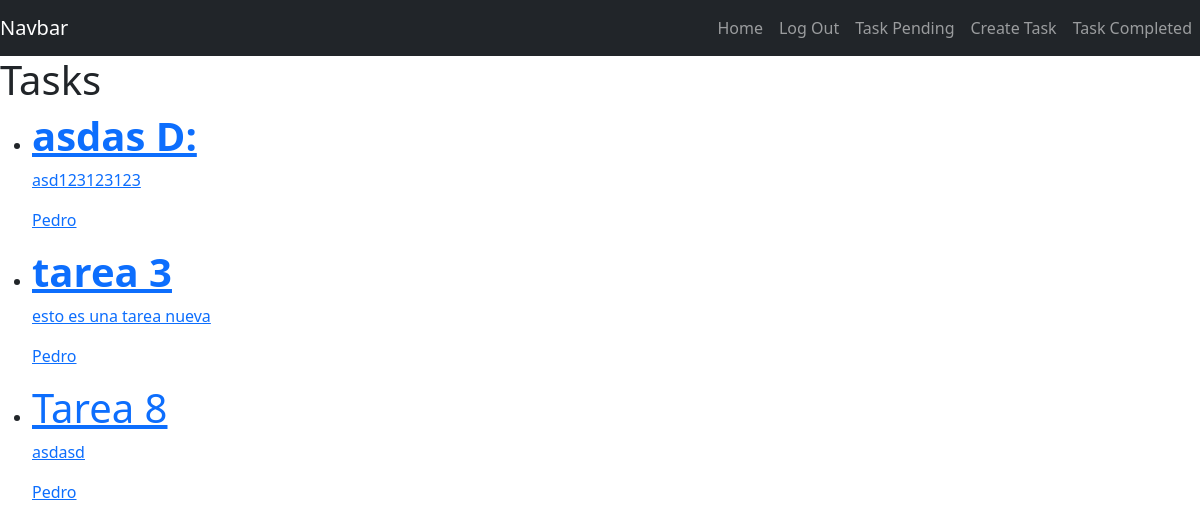
Screenshot of /tasks/ (signed in) with the database file from the repository.
### tasks/models.py (models this page shows, shortened)
class Task(models.Model):
    title = models.CharField(max_length=200)
    description = models.TextField(blank=True)
    created = models.DateTimeField(auto_now_add=True)
    datecompleted = models.DateTimeField(null=True, blank=True)
    important = models.BooleanField(default=False)
    user = models.ForeignKey(User, on_delete=models.CASCADE)

### tasks/views.py (the view)
# urls.py: path("tasks/", views.tasks, name="tasks"),
@login_required
def tasks(request):
    tasks = Task.objects.filter(user=request.user, datecompleted__isnull=True)
    return render(request, "tasks.html", {"tasks": tasks})

### tasks/templates/tasks.html (shortened to what this page needs)
{% extends 'layouts/base.html' %}
{% block content %}
  <h1>Tasks</h1>
  <ul>
    {% for task in tasks %}
      <li>
        <a href="{% url 'task_detail' task.id %}">
          {% if task.important %}
            <h1><strong>{{ task.title }}</strong></h1>
          {% else %}
            <h1>{{ task.title }}</h1>
          {% endif %}
          <p>{{ task.description }}</p>
          <p>{{ task.user.username }}</p>
        </a>
      </li>
    {% endfor %}
  </ul>
{% endblock %}

### rows the page displays
Task: title "asdas D:", description "asd123123123", user.username "Pedro"
Task: title "tarea 3", description "esto es una tarea nueva", user.username "Pedro"
Task: title "Tarea 8", description "asdasd", user.username "Pedro"
